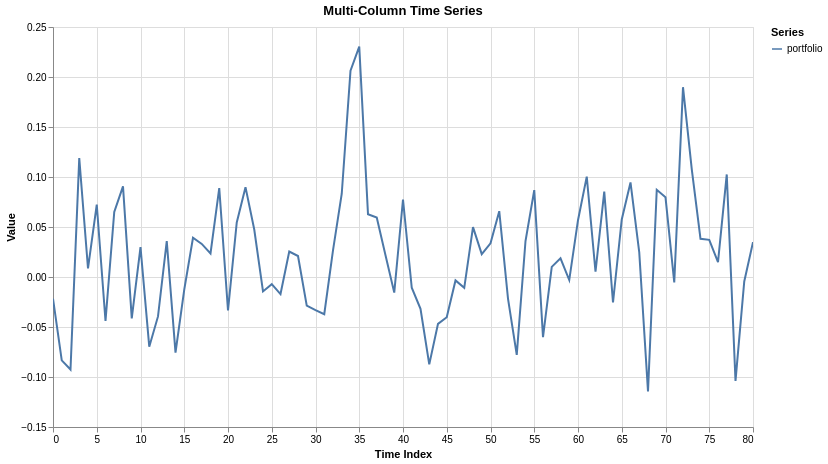

Notebook code for this chart:
### Code cell
plot_polars_timeseries(pl.DataFrame({"portfolio": simulation["quarter_portfolio"][0]}))

### Figure 1 — Vega-Lite specification as saved in the notebook (floating-point values rounded to 4 significant figures)
{"config": {"view": {"continuousWidth": 300, "continuousHeight": 300}}, "data": {"name": "data-7f9f9540697fc082a78bef2290254bfa"}, "mark": {"type": "line"}, "encoding": {"color": {"field": "column_name", "title": "Series", "type": "nominal"}, "tooltip": [{"field": "index", "type": "quantitative"}, {"field": "column_name", "type": "nominal"}, {"field": "reading", "type": "quantitative"}], "x": {"field": "index", "title": "Time Index", "type": "quantitative"}, "y": {"field": "reading", "title": "Value", "type": "quantitative"}}, "height": 400, "params": [{"name": "param_1e9efca18e7a2868", "select": {"type": "interval", "encodings": ["x", "y"]}, "bind": "scales"}], "title": "Multi-Column Time Series", "width": 700, "$schema": "https://vega.github.io/schema/vega-lite/v6.4.1.json", "datasets": {"data-7f9f9540697fc082a78bef2290254bfa": [{"index": 0, "column_name": "portfolio", "reading": -0.02171}, {"index": 1, "column_name": "portfolio", "reading": -0.08336}, {"index": 2, "column_name": "portfolio", "reading": -0.09252}, {"index": 3, "column_name": "portfolio", "reading": 0.1189}, {"index": 4, "column_name": "portfolio", "reading": 0.008534}, {"index": 5, "column_name": "portfolio", "reading": 0.07247}, {"index": 6, "column_name": "portfolio", "reading": -0.04401}, {"index": 7, "column_name": "portfolio", "reading": 0.06513}, {"index": 8, "column_name": "portfolio", "reading": 0.09062}, {"index": 9, "column_name": "portfolio", "reading": -0.04137}, {"index": 10, "column_name": "portfolio", "reading": 0.02997}, {"index": 11, "column_name": "portfolio", "reading": -0.0697}, {"index": 12, "column_name": "portfolio", "reading": -0.03941}, {"index": 13, "column_name": "portfolio", "reading": 0.03586}, {"index": 14, "column_name": "portfolio", "reading": -0.07558}, {"index": 15, "column_name": "portfolio", "reading": -0.0126}, {"index": 16, "column_name": "portfolio", "reading": 0.03928}, {"index": 17, "column_name": "portfolio", "reading": 0.03307}, {"index": 18, "column_name": "portfolio", "reading": 0.02359}, {"index": 19, "column_name": "portfolio", "reading": 0.08887}, {"index": 20, "column_name": "portfolio", "reading": -0.03351}, {"index": 21, "column_name": "portfolio", "reading": 0.05458}, {"index": 22, "column_name": "portfolio", "reading": 0.08986}, {"index": 23, "column_name": "portfolio", "reading": 0.04747}, {"index": 24, "column_name": "portfolio", "reading": -0.0144}, {"index": 25, "column_name": "portfolio", "reading": -0.007112}, {"index": 26, "column_name": "portfolio", "reading": -0.01707}, {"index": 27, "column_name": "portfolio", "reading": 0.02551}, {"index": 28, "column_name": "portfolio", "reading": 0.021}, {"index": 29, "column_name": "portfolio", "reading": -0.02856}, {"index": 30, "column_name": "portfolio", "reading": -0.03308}, {"index": 31, "column_name": "portfolio", "reading": -0.03726}, {"index": 32, "column_name": "portfolio", "reading": 0.02652}, {"index": 33, "column_name": "portfolio", "reading": 0.08325}, {"index": 34, "column_name": "portfolio", "reading": 0.2064}, {"index": 35, "column_name": "portfolio", "reading": 0.2304}, {"index": 36, "column_name": "portfolio", "reading": 0.06274}, {"index": 37, "column_name": "portfolio", "reading": 0.05947}, {"index": 38, "column_name": "portfolio", "reading": 0.02184}, {"index": 39, "column_name": "portfolio", "reading": -0.01562}, {"index": 40, "column_name": "portfolio", "reading": 0.07747}, {"index": 41, "column_name": "portfolio", "reading": -0.01075}, {"index": 42, "column_name": "portfolio", "reading": -0.03176}, {"index": 43, "column_name": "portfolio", "reading": -0.08737}, {"index": 44, "column_name": "portfolio", "reading": -0.04685}, {"index": 45, "column_name": "portfolio", "reading": -0.04023}, {"index": 46, "column_name": "portfolio", "reading": -0.003405}, {"index": 47, "column_name": "portfolio", "reading": -0.01088}, {"index": 48, "column_name": "portfolio", "reading": 0.04987}, {"index": 49, "column_name": "portfolio", "reading": 0.02285}, {"index": 50, "column_name": "portfolio", "reading": 0.03374}, {"index": 51, "column_name": "portfolio", "reading": 0.06579}, {"index": 52, "column_name": "portfolio", "reading": -0.02154}, {"index": 53, "column_name": "portfolio", "reading": -0.07792}, {"index": 54, "column_name": "portfolio", "reading": 0.03598}, {"index": 55, "column_name": "portfolio", "reading": 0.08683}, {"index": 56, "column_name": "portfolio", "reading": -0.06013}, {"index": 57, "column_name": "portfolio", "reading": 0.0101}, {"index": 58, "column_name": "portfolio", "reading": 0.01865}, {"index": 59, "column_name": "portfolio", "reading": -0.003058}, {"index": 60, "column_name": "portfolio", "reading": 0.05677}, {"index": 61, "column_name": "portfolio", "reading": 0.1003}, {"index": 62, "column_name": "portfolio", "reading": 0.00524}, {"index": 63, "column_name": "portfolio", "reading": 0.0853}, {"index": 64, "column_name": "portfolio", "reading": -0.02549}, {"index": 65, "column_name": "portfolio", "reading": 0.05759}, {"index": 66, "column_name": "portfolio", "reading": 0.0946}, {"index": 67, "column_name": "portfolio", "reading": 0.02462}, {"index": 68, "column_name": "portfolio", "reading": -0.1145}, {"index": 69, "column_name": "portfolio", "reading": 0.08717}, {"index": 70, "column_name": "portfolio", "reading": 0.07972}, {"index": 71, "column_name": "portfolio", "reading": -0.005345}, {"index": 72, "column_name": "portfolio", "reading": 0.1898}, {"index": 73, "column_name": "portfolio", "reading": 0.1078}, {"index": 74, "column_name": "portfolio", "reading": 0.0382}, {"index": 75, "column_name": "portfolio", "reading": 0.03719}, {"index": 76, "column_name": "portfolio", "reading": 0.0148}, {"index": 77, "column_name": "portfolio", "reading": 0.1026}, {"index": 78, "column_name": "portfolio", "reading": -0.1039}, {"index": 79, "column_name": "portfolio", "reading": -0.004476}, {"index": 80, "column_name": "portfolio", "reading": 0.0349}]}}
